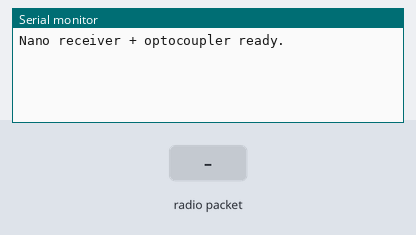
Recording of a sketch running on a simulated Arduino Nano, built with avr-gcc and run on an emulated ATmega328P. Shown: the last lines printed to the serial monitor. Inputs (shaded band) come from the test bench. No radio packets arrive unless stated.

Above: at 1.2 s.
1.3 s: radio packet "TRIG" arrives
At 2.1 s:
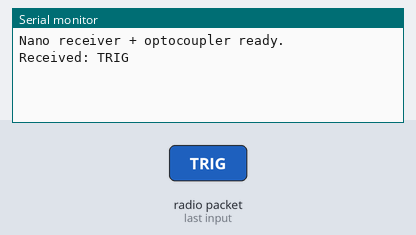
2.8 s: radio packet "1" arrives
At 3.2 s:
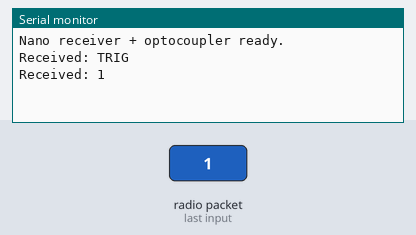

The sketch:

receiver.ino
```cpp
#include <SPI.h>
#include <RF24.h>

#define CE_PIN 9
#define CSN_PIN 10
#define TRIGGER_PIN 3  // optocoupler

RF24 radio(CE_PIN, CSN_PIN);
const byte address[6] = "00001";

void setup() {
  Serial.begin(9600);
  pinMode(TRIGGER_PIN, OUTPUT);
  digitalWrite(TRIGGER_PIN, LOW);

  if (!radio.begin()) {
    Serial.println("NRF24L01 not responding!");
    while (1);
  }

  radio.setPALevel(RF24_PA_LOW);
  radio.setDataRate(RF24_250KBPS);
  radio.setChannel(100);
  radio.openReadingPipe(1, address);
  radio.startListening();

  Serial.println("Nano receiver + optocoupler ready.");
}

void loop() {
  if (radio.available()) {
    char msg[10] = "";
    radio.read(&msg, sizeof(msg));
    Serial.print("Received: ");
    Serial.println(msg);

    if (strcmp(msg, "TRIG") == 0) {
      digitalWrite(TRIGGER_PIN, HIGH);  // triggers optocoupler
      delay(1000);
      digitalWrite(TRIGGER_PIN, LOW);
    }
  }
}
```

Measured:
- after the input at 1.3 s, the serial monitor: prints a new line at once (image 1)
- after the input at 2.8 s, the serial monitor: prints a new line at once (image 2)
